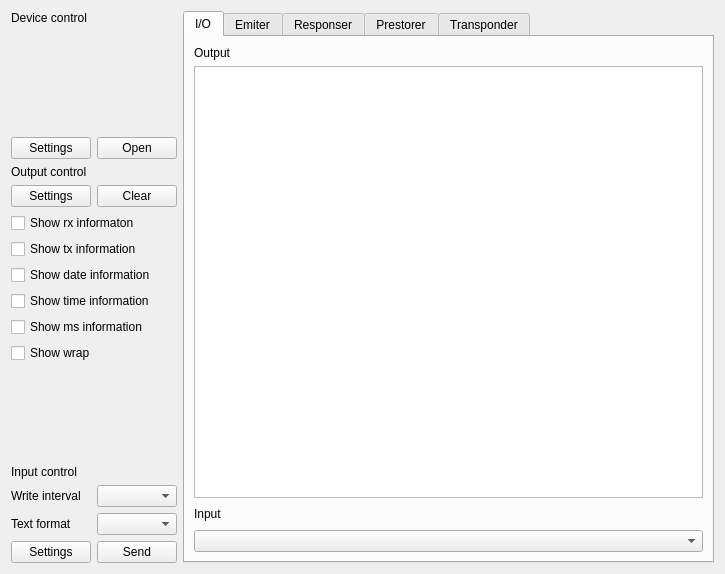
<?xml version="1.0" encoding="UTF-8"?>
<ui version="4.0">
 <class>SAKToolBoxUi</class>
 <widget class="QWidget" name="SAKToolBoxUi">
  <property name="geometry">
   <rect>
    <x>0</x>
    <y>0</y>
    <width>725</width>
    <height>574</height>
   </rect>
  </property>
  <property name="windowTitle">
   <string notr="true">Form</string>
  </property>
  <layout class="QGridLayout" name="gridLayout_3">
   <item row="0" column="1">
    <widget class="QTabWidget" name="tabWidget">
     <property name="currentIndex">
      <number>0</number>
     </property>
     <widget class="QWidget" name="tabIO">
      <attribute name="title">
       <string>I/O</string>
      </attribute>
      <layout class="QGridLayout" name="gridLayout_2">
       <item row="1" column="0" colspan="3">
        <widget class="QTextBrowser" name="textBrowserOutput"/>
       </item>
       <item row="2" column="0">
        <widget class="QLabel" name="label">
         <property name="text">
          <string>Input</string>
         </property>
        </widget>
       </item>
       <item row="3" column="0" colspan="3">
        <widget class="QComboBox" name="comboBoxInput">
         <property name="sizePolicy">
          <sizepolicy hsizetype="Expanding" vsizetype="Fixed">
           <horstretch>0</horstretch>
           <verstretch>0</verstretch>
          </sizepolicy>
         </property>
        </widget>
       </item>
       <item row="2" column="2">
        <widget class="QLabel" name="label_7">
         <property name="text">
          <string> </string>
         </property>
        </widget>
       </item>
       <item row="2" column="1">
        <spacer name="horizontalSpacer">
         <property name="orientation">
          <enum>Qt::Horizontal</enum>
         </property>
         <property name="sizeHint" stdset="0">
          <size>
           <width>40</width>
           <height>20</height>
          </size>
         </property>
        </spacer>
       </item>
       <item row="0" column="0" colspan="3">
        <layout class="QHBoxLayout" name="horizontalLayout">
         <item>
          <widget class="QLabel" name="label_8">
           <property name="text">
            <string>Output</string>
           </property>
          </widget>
         </item>
        </layout>
       </item>
      </layout>
     </widget>
     <widget class="QWidget" name="tabEmiter">
      <attribute name="title">
       <string>Emiter</string>
      </attribute>
     </widget>
     <widget class="QWidget" name="tabResponser">
      <attribute name="title">
       <string>Responser</string>
      </attribute>
     </widget>
     <widget class="QWidget" name="tabPrestorer">
      <attribute name="title">
       <string>Prestorer</string>
      </attribute>
     </widget>
     <widget class="QWidget" name="tabTransponder">
      <attribute name="title">
       <string>Transponder</string>
      </attribute>
     </widget>
    </widget>
   </item>
   <item row="0" column="0">
    <widget class="QWidget" name="widget" native="true">
     <layout class="QGridLayout" name="gridLayout">
      <property name="margin">
       <number>0</number>
      </property>
      <item row="2" column="0">
       <widget class="QPushButton" name="pushButtonDeviceSettings">
        <property name="text">
         <string>Settings</string>
        </property>
       </widget>
      </item>
      <item row="14" column="0">
       <widget class="QLabel" name="label_6">
        <property name="text">
         <string>Text format</string>
        </property>
       </widget>
      </item>
      <item row="3" column="0" colspan="2">
       <widget class="QLabel" name="label_3">
        <property name="text">
         <string>Output control</string>
        </property>
       </widget>
      </item>
      <item row="1" column="0" colspan="2">
       <widget class="QWidget" name="widgetDevice" native="true">
        <property name="minimumSize">
         <size>
          <width>0</width>
          <height>100</height>
         </size>
        </property>
       </widget>
      </item>
      <item row="11" column="0">
       <spacer name="verticalSpacer">
        <property name="orientation">
         <enum>Qt::Vertical</enum>
        </property>
        <property name="sizeHint" stdset="0">
         <size>
          <width>20</width>
          <height>40</height>
         </size>
        </property>
       </spacer>
      </item>
      <item row="13" column="0">
       <widget class="QLabel" name="label_5">
        <property name="text">
         <string>Write interval</string>
        </property>
       </widget>
      </item>
      <item row="15" column="1">
       <widget class="QPushButton" name="pushButtonInputSend">
        <property name="text">
         <string>Send</string>
        </property>
       </widget>
      </item>
      <item row="15" column="0">
       <widget class="QPushButton" name="pushButtonInputSettings">
        <property name="text">
         <string>Settings</string>
        </property>
       </widget>
      </item>
      <item row="13" column="1">
       <widget class="QComboBox" name="comboBoxInputIntervel"/>
      </item>
      <item row="14" column="1">
       <widget class="QComboBox" name="comboBoxInputFormat"/>
      </item>
      <item row="12" column="0" colspan="2">
       <widget class="QLabel" name="label_4">
        <property name="text">
         <string>Input control</string>
        </property>
       </widget>
      </item>
      <item row="4" column="0">
       <widget class="QPushButton" name="pushButtonOutputSettings">
        <property name="text">
         <string>Settings</string>
        </property>
       </widget>
      </item>
      <item row="4" column="1">
       <widget class="QPushButton" name="pushButtonOutputClear">
        <property name="text">
         <string>Clear</string>
        </property>
       </widget>
      </item>
      <item row="2" column="1">
       <widget class="QPushButton" name="pushButtonDeviceOpen">
        <property name="text">
         <string>Open</string>
        </property>
       </widget>
      </item>
      <item row="0" column="0" colspan="2">
       <widget class="QLabel" name="label_2">
        <property name="text">
         <string>Device control</string>
        </property>
       </widget>
      </item>
      <item row="5" column="0" colspan="2">
       <widget class="QCheckBox" name="checkBoxOutputRx">
        <property name="text">
         <string>Show rx informaton</string>
        </property>
       </widget>
      </item>
      <item row="6" column="0" colspan="2">
       <widget class="QCheckBox" name="checkBoxOutputTx">
        <property name="text">
         <string>Show tx information</string>
        </property>
       </widget>
      </item>
      <item row="7" column="0" colspan="2">
       <widget class="QCheckBox" name="checkBoxOutputDate">
        <property name="text">
         <string>Show date information</string>
        </property>
       </widget>
      </item>
      <item row="8" column="0" colspan="2">
       <widget class="QCheckBox" name="checkBoxOutputTime">
        <property name="text">
         <string>Show time information</string>
        </property>
       </widget>
      </item>
      <item row="9" column="0" colspan="2">
       <widget class="QCheckBox" name="checkBoxOutputMs">
        <property name="text">
         <string>Show ms information</string>
        </property>
       </widget>
      </item>
      <item row="10" column="0" colspan="2">
       <widget class="QCheckBox" name="checkBoxOutputWrap">
        <property name="text">
         <string>Show wrap</string>
        </property>
       </widget>
      </item>
     </layout>
    </widget>
   </item>
  </layout>
 </widget>
 <resources/>
 <connections>
  <connection>
   <sender>pushButtonOutputClear</sender>
   <signal>clicked()</signal>
   <receiver>textBrowserOutput</receiver>
   <slot>clear()</slot>
   <hints>
    <hint type="sourcelabel">
     <x>163</x>
     <y>205</y>
    </hint>
    <hint type="destinationlabel">
     <x>272</x>
     <y>208</y>
    </hint>
   </hints>
  </connection>
 </connections>
</ui>
